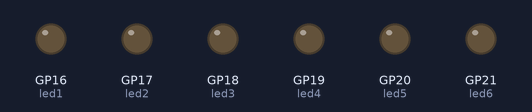
Bench run of a program on a simulated Raspberry Pi Pico running MicroPython. Parts: output pins drawn as LEDs (lit = HIGH).

Above: at 0.02 s.
At 0.37 s:
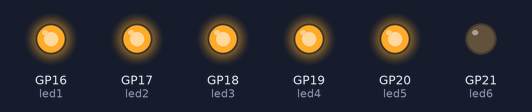
At 0.72 s:
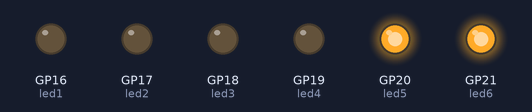
At 1.47 s:
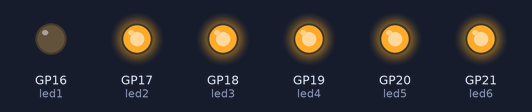
At 2.23 s:
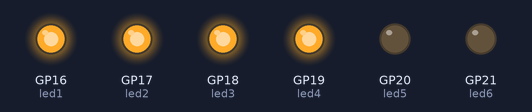
At 2.93 s:
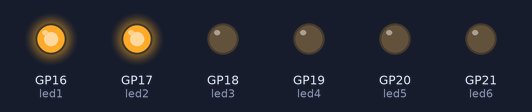
Timing chart, 0 to 3.2 s (numbered marks = the images above):
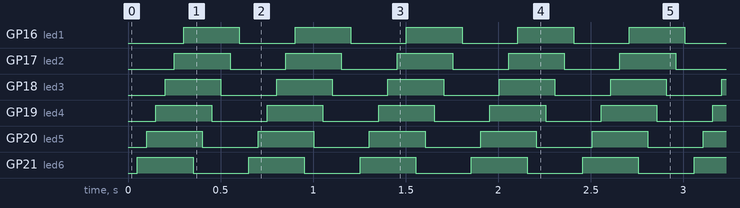

The program:

6LED_Chaser-4.py
```python
from machine import Pin
from time import sleep

led1 = Pin(16, Pin.OUT)
led2 = Pin(17, Pin.OUT)
led3 = Pin(18, Pin.OUT)
led4 = Pin(19, Pin.OUT)
led5 = Pin(20, Pin.OUT)
led6 = Pin(21, Pin.OUT)
def Led_chaser (a,b,c,d,e,f):
    led1.value(a)
    led2.value(b)
    led3.value(c)
    led4.value(d)
    led5.value(e)
    led6.value(f)
    sleep(0.05)

while True:
    Led_chaser(0,0,0,0,0,0)
    Led_chaser(0,0,0,0,0,1)
    Led_chaser(0,0,0,0,1,1)
    Led_chaser(0,0,0,1,1,1)
    Led_chaser(0,0,1,1,1,1)
    Led_chaser(0,1,1,1,1,1)
    Led_chaser(1,1,1,1,1,1)
    Led_chaser(1,1,1,1,1,0)
    Led_chaser(1,1,1,1,0,0)
    Led_chaser(1,1,1,0,0,0)
    Led_chaser(1,1,0,0,0,0)
    Led_chaser(1,0,0,0,0,0)


    
```

Measured:
- by itself, GP16 (led1), GP17 (led2), GP18 (led3), GP19 (led4), GP20 (led5), GP21 (led6): alternates HIGH for 0.30 s and LOW for 0.30 s
- by itself, everything shown: repeats every 0.60 s, in 12 steps
